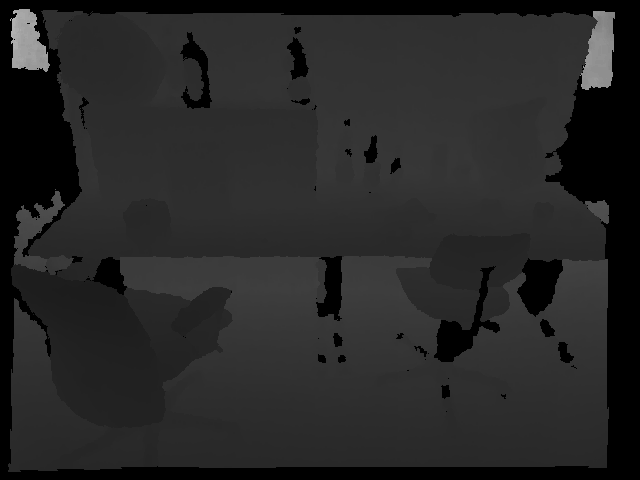
#> input picture Parte08/tum_dataset/depth/1.png, 640 x 480 px, found by its file name
$ python pt4ex3.py
#> lines starting #> are read from the running program, lines starting #| are printed output that depends on the picture; after the words box and inside, x2 and y2 are one past the last pixel; in counts of white or black regions, pixels touching at a corner belong together
from copy import deepcopy
import glob
from random import randint
import cv2  # import the opencv library
# from matplotlib import pyplot as plt
import numpy as np
import argparse


def main():

    # ------------------------------------
    # Setup argparse
    # ------------------------------------
    parser = argparse.ArgumentParser(
        prog='Traffic car couter',
        description='Counts cars',
        epilog='This is finished')

    parser.add_argument('-qi', '--query_image', type=str, default='images/castle/1.png')
    parser.add_argument('-ti', '--target_image', type=str, default='images/castle/2.png')

    args = vars(parser.parse_args())
    print(args)

    # ----------------------------------
    # Load the query and target images
    # ----------------------------------
    q_image = cv2.imread(args['query_image'])
#> q_image is the input picture: shape (480, 640, 3); min 0, max 182, mean 38.7
    q_gray_image = cv2.cvtColor(q_image, cv2.COLOR_BGR2GRAY)  # type: ignore

    t_image = cv2.imread(args['target_image'])
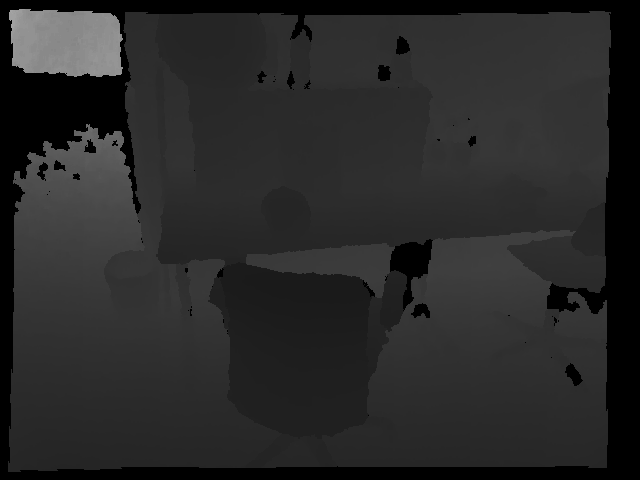
#> input picture Parte08/tum_dataset/depth/2.png, 640 x 480 px, found by its file name
#> t_image is the input picture: shape (480, 640, 3); min 0, max 164, mean 40.7
    t_gray_image = cv2.cvtColor(t_image, cv2.COLOR_BGR2GRAY)  # type: ignore

    # ----------------------------------
    # Compute sift keypoints and descriptors
    # ----------------------------------
    sift = cv2.SIFT_create(nfeatures=500)  # create an object for the sift
    q_key_points, q_descriptors = sift.detectAndCompute(q_gray_image, None)
#> q_key_points = 274 keypoints; strongest (x, y, size): (14, 12, 2.2), (28, 52, 23.9), (598, 72, 22.5), (14, 16, 2.5)
    t_key_points, t_descriptors = sift.detectAndCompute(t_gray_image, None)
#> t_key_points = 192 keypoints; strongest (x, y, size): (88, 47, 43.3), (82, 47, 46), (120, 73, 2.6), (90, 148, 6.9)


    index_params = dict(algorithm=1, trees=15)  # Using KDTree algorithm
    search_params = dict(checks=50)  # or pass empty dictionary
    flann_matcher = cv2.FlannBasedMatcher(index_params, search_params)  # Create the Flann Matcher object
    best_matches = flann_matcher.knnMatch(q_descriptors, t_descriptors, k=1) # Find the 2 best matches for each descriptor
#> best_matches = 274 matches

    q_image_gui = deepcopy(q_image)
    t_image_gui = deepcopy(t_image)

    # Create a list of matches
    matches = []
    for match_idx, match in enumerate(best_matches):

        best_match = match[0]  # to get the cv2.DMatch from the tuple [match = (cv2.DMatch)]
        matches.append(best_match)  # create a list to show with drawMatches

        q_idx = best_match.queryIdx
        t_idx = best_match.trainIdx

        # retrieving the coordinates of the points that are associated in this match
        x_q, y_q = int(q_key_points[q_idx].pt[0]), int(q_key_points[q_idx].pt[1])
        x_t, y_t = int(t_key_points[t_idx].pt[0]), int(t_key_points[t_idx].pt[1])

        color = (randint(0, 255), randint(0, 255), randint(0, 255))
        cv2.circle(q_image_gui, (x_q, y_q), 30, color, 3)
        cv2.circle(t_image_gui, (x_t, y_t), 30, color, 3)
#> this loop made 274 passes
#> (t_idx, x_q, y_q, x_t, y_t, color) on passes 1 to 3: (15, 8, 464, 25, 70, (197, 215, 20)), (89, 12, 227, 124, 62, (132, 248, 207)), (64, 13, 33, 89, 12, (155, 244, 183))
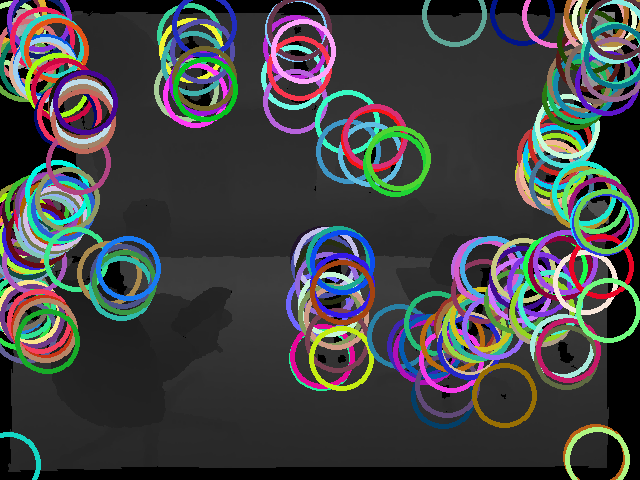
#> q_image_gui: shape (480, 640, 3); mean B, G, R 67.9, 66.8, 65.3
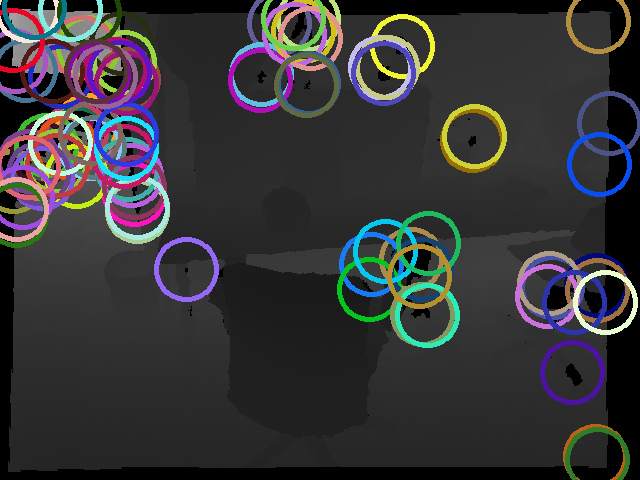
#> t_image_gui: shape (480, 640, 3); 17.11% of pixels changed, all inside (x1, y1, x2, y2) = (0, 0, 640, 480)
#> after the loop, matches = 274 matches

    # Draw matches using opencv drawmatches
    # image_matches = deepcopy(q_image)
    image_matches = cv2.drawMatches(q_image,  # type: ignore
                                    q_key_points,
                                    t_image,  # type: ignore
                                    t_key_points,
                                    matches, None)  # type: ignore
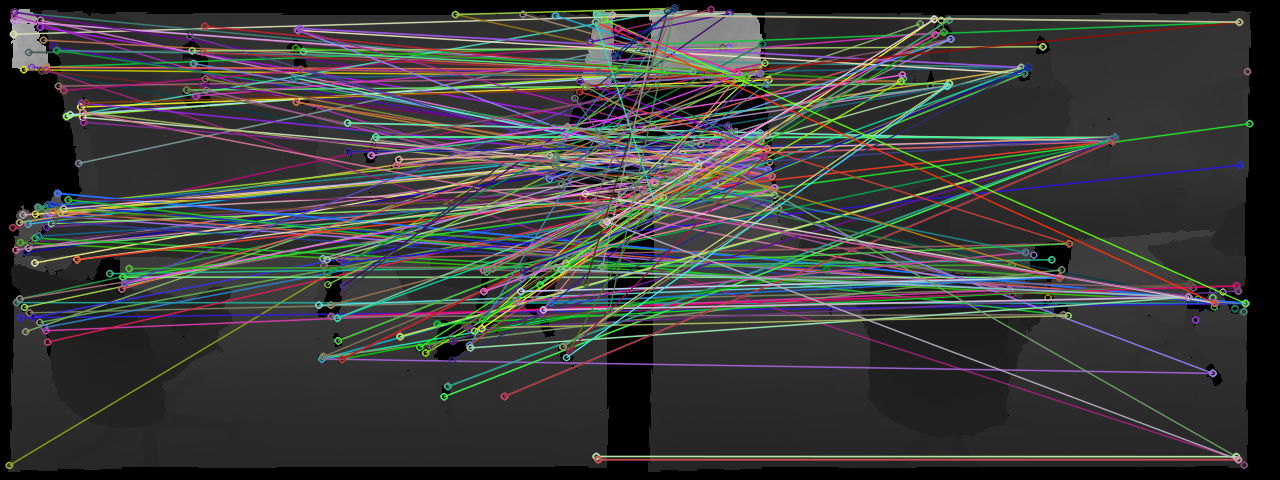
#> image_matches: shape (480, 1280, 3); mean B, G, R 60.2, 61.4, 60.7

    win_name = 'query image'
    cv2.namedWindow(win_name, cv2.WINDOW_NORMAL)
    cv2.imshow(win_name, q_image_gui)  # type: ignore
    win_name = 'target image'
    cv2.namedWindow(win_name, cv2.WINDOW_NORMAL)
    cv2.imshow(win_name, t_image_gui)  # type: ignore

    win_name = 'matches_image'
    cv2.namedWindow(win_name, cv2.WINDOW_NORMAL)
    cv2.imshow(win_name, image_matches)  # type: ignore

    cv2.waitKey(0)
    cv2.destroyAllWindows()

if __name__ == '__main__':
    main()
